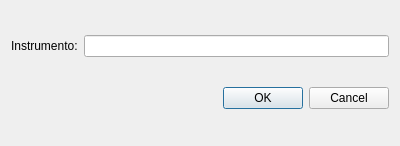
<?xml version="1.0" encoding="UTF-8"?>
<ui version="4.0">
 <class>NewInstrumentosDialog</class>
 <widget class="QDialog" name="NewInstrumentosDialog">
  <property name="geometry">
   <rect>
    <x>0</x>
    <y>0</y>
    <width>400</width>
    <height>146</height>
   </rect>
  </property>
  <property name="windowTitle">
   <string>Dialog</string>
  </property>
  <layout class="QVBoxLayout" name="verticalLayout">
   <item>
    <layout class="QHBoxLayout" name="horizontalLayout">
     <item>
      <widget class="QLabel" name="label">
       <property name="text">
        <string>Instrumento:</string>
       </property>
      </widget>
     </item>
     <item>
      <widget class="QLineEdit" name="idNewInstLineEdit"/>
     </item>
    </layout>
   </item>
   <item>
    <layout class="QHBoxLayout" name="horizontalLayout_2">
     <item>
      <spacer name="horizontalSpacer">
       <property name="orientation">
        <enum>Qt::Horizontal</enum>
       </property>
       <property name="sizeHint" stdset="0">
        <size>
         <width>178</width>
         <height>20</height>
        </size>
       </property>
      </spacer>
     </item>
     <item>
      <widget class="QDialogButtonBox" name="buttonBox">
       <property name="orientation">
        <enum>Qt::Horizontal</enum>
       </property>
       <property name="standardButtons">
        <set>QDialogButtonBox::Cancel|QDialogButtonBox::Ok</set>
       </property>
      </widget>
     </item>
    </layout>
   </item>
  </layout>
 </widget>
 <resources/>
 <connections>
  <connection>
   <sender>buttonBox</sender>
   <signal>accepted()</signal>
   <receiver>NewInstrumentosDialog</receiver>
   <slot>accept()</slot>
   <hints>
    <hint type="sourcelabel">
     <x>248</x>
     <y>254</y>
    </hint>
    <hint type="destinationlabel">
     <x>157</x>
     <y>274</y>
    </hint>
   </hints>
  </connection>
  <connection>
   <sender>buttonBox</sender>
   <signal>rejected()</signal>
   <receiver>NewInstrumentosDialog</receiver>
   <slot>reject()</slot>
   <hints>
    <hint type="sourcelabel">
     <x>316</x>
     <y>260</y>
    </hint>
    <hint type="destinationlabel">
     <x>286</x>
     <y>274</y>
    </hint>
   </hints>
  </connection>
 </connections>
</ui>
